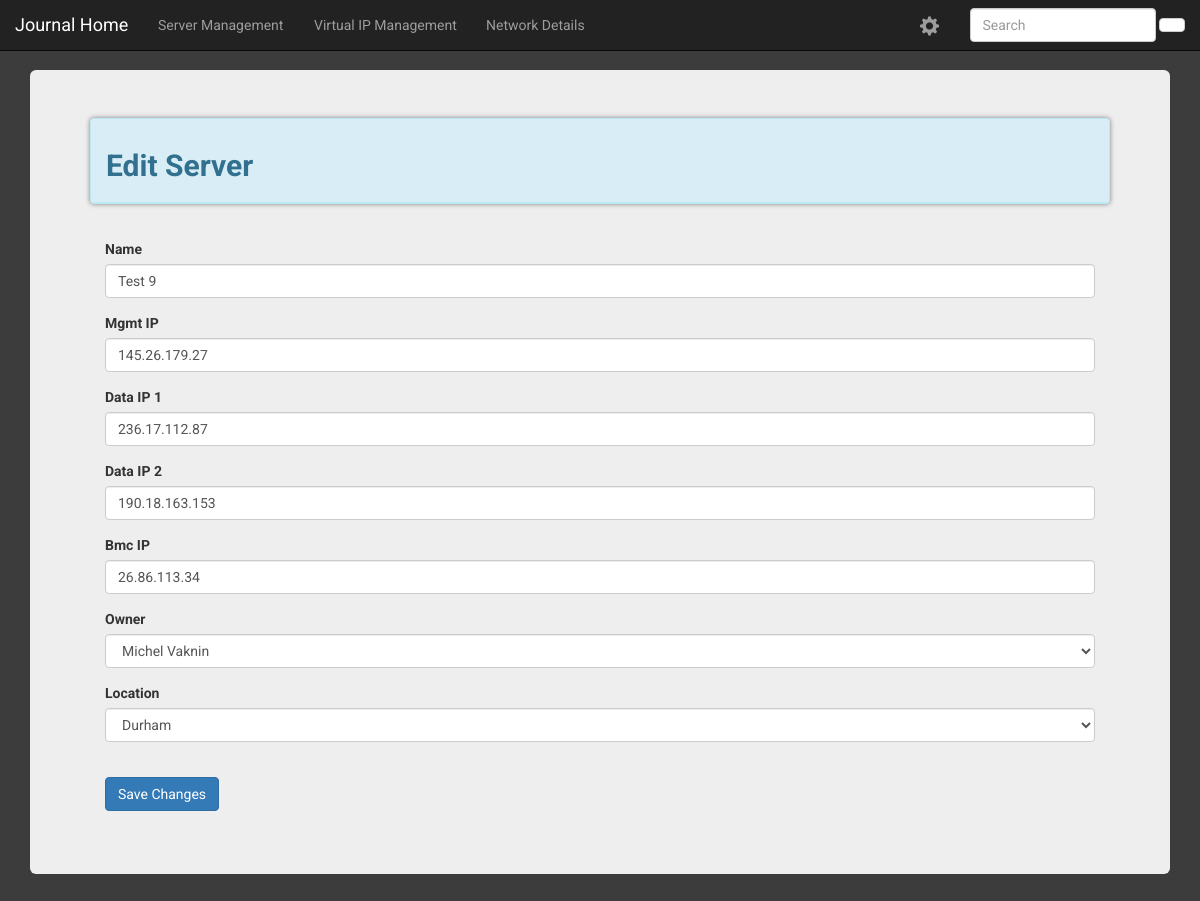
The page /journal/editServer/30 on the database as committed earlier.
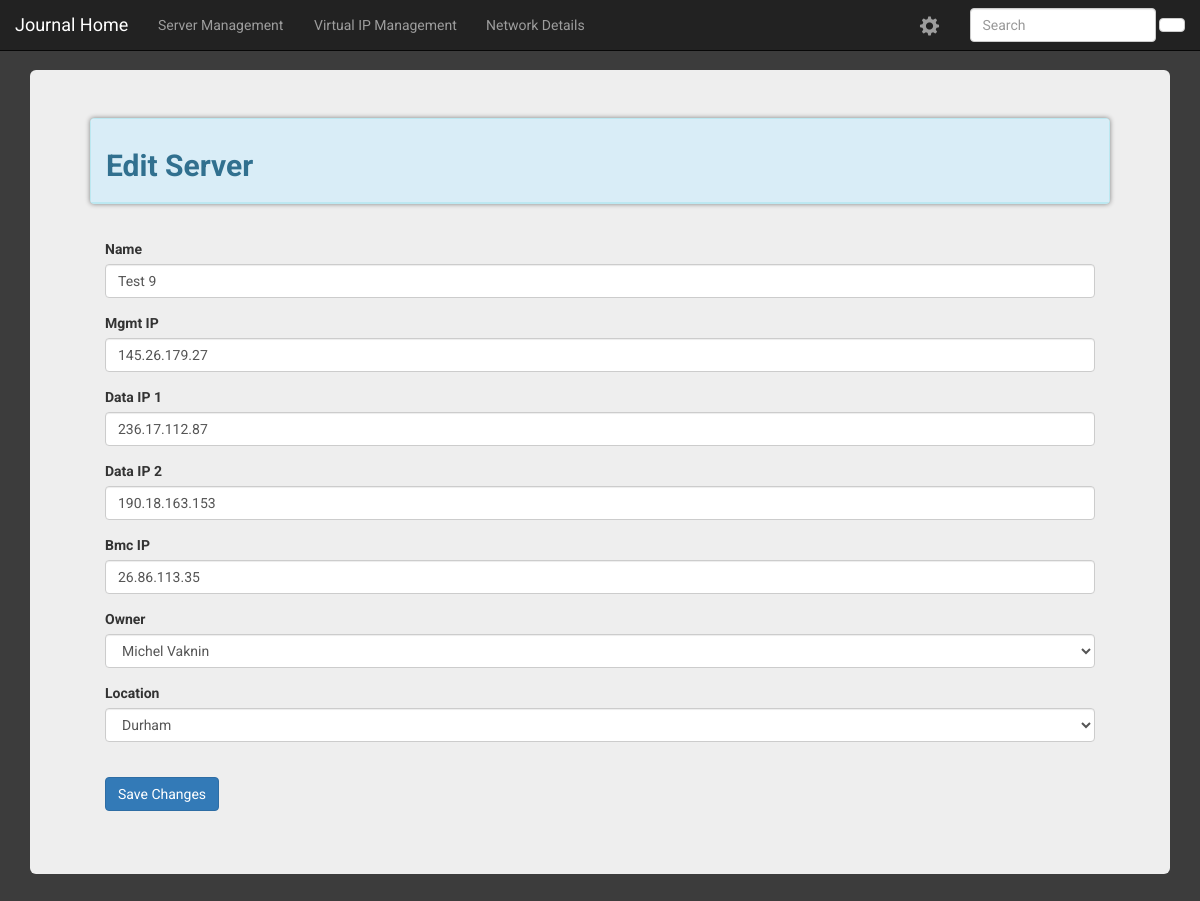
The same page on the database as committed later.
### journal/models.py (models this page shows, shortened)
class Server(models.Model):
    name = models.CharField(max_length=64, unique=True)
    mgmt_IP = models.GenericIPAddressField(blank=False, unique=True, null=False, protocol='both', default='')
    data_IP_1 = models.GenericIPAddressField(blank=False, unique=True, null=False, protocol='both', default='')
    data_IP_2 = models.GenericIPAddressField(blank=True, unique=True, null=True, protocol='both')
    bmc_IP = models.GenericIPAddressField(blank=False, unique=True, null=False, protocol='both', default='')
    owner = models.ForeignKey('Owner')
    location = models.ForeignKey('Location')

### journal/views.py (the view)
# urls.py: url(r'^editServer/(?P<id>\d+)$', views.edit_server_form_view, name='edit_server_form'),
def edit_server_form_view(request, id):
    server_to_edit = Server.objects.get(id=id)
    edit_server_form = EditServerForm(request.POST or None, instance=server_to_edit)
    next_page = request.GET.get('next', '')
    if request.method == 'POST':
        if edit_server_form.is_valid():
            edit_server_form.save()
            if next_page:
                return HttpResponseRedirect('/journal/search/{}'.format(next_page))
            return redirect('/journal/show_servers/')
    else:
        edit_server_form = EditServerForm(instance=server_to_edit)
    context = {'edit_server_form': edit_server_form,
               'id': id}
    return render(request, 'journal/edit_server.html', context)

### journal/forms.py (shortened to what this page needs)
class EditServerForm(forms.ModelForm):
    class Meta:
        model = Server
        fields = '__all__'

### journal/models.py (called while the page is built)
    def __str__(self):
        return self.physical_location

    def __str__(self):
        return self.owner_name

### templates/journal/edit_server.html (shortened to what this page needs)
{% extends "journal/base.html" %}
{% load bootstrap3 %}
    {% block body_block %}
        {% load static %}
        <link rel="stylesheet" href="{% static 'css/edit_server.css' %}">
        <div class="container">
            <div class="jumbotron">
                <div class="panel panel-info">
                    <div class="panel-heading">
                        <h2>Edit Server</h2>
                    </div>
                </div>
                <div class="panel-body">
                    <form method="POST">
                        {% bootstrap_form edit_server_form %}
                        {% buttons %}
                        <button type="submit" class="btn btn-primary edit_server_button hvr-grow-shadow">
                            {% bootstrap_icon "check" %} Save Changes
                        </button>
                        {% endbuttons %}
                    </form>
                </div>
            </div>
        </div>
    {% endblock %}

Rows that differ between the two databases and show on the page:
changed Server "Test 9": bmc_IP "26.86.113.34" → "26.86.113.35"
